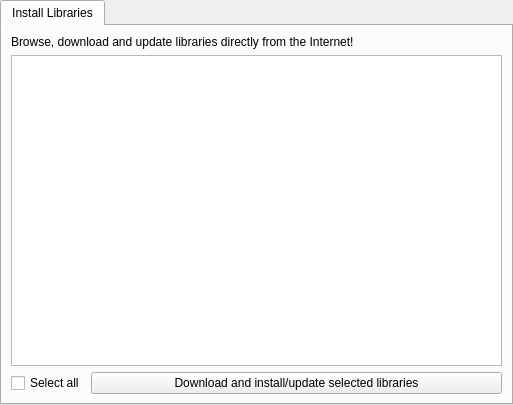
<?xml version="1.0" encoding="UTF-8"?>
<ui version="4.0">
 <class>librepcb::editor::AddLibraryWidget</class>
 <widget class="QWidget" name="librepcb::editor::AddLibraryWidget">
  <property name="geometry">
   <rect>
    <x>0</x>
    <y>0</y>
    <width>513</width>
    <height>405</height>
   </rect>
  </property>
  <property name="windowTitle">
   <string>Form</string>
  </property>
  <layout class="QVBoxLayout" name="verticalLayout">
   <property name="leftMargin">
    <number>0</number>
   </property>
   <property name="topMargin">
    <number>0</number>
   </property>
   <property name="rightMargin">
    <number>0</number>
   </property>
   <property name="bottomMargin">
    <number>0</number>
   </property>
   <item>
    <widget class="QTabWidget" name="tabWidget">
     <property name="currentIndex">
      <number>0</number>
     </property>
     <property name="movable">
      <bool>true</bool>
     </property>
     <widget class="QWidget" name="tabInstallLibraries">
      <attribute name="title">
       <string>Install Libraries</string>
      </attribute>
      <layout class="QVBoxLayout" name="verticalLayout_2">
       <item>
        <widget class="QLabel" name="label_13">
         <property name="text">
          <string>&lt;html&gt;&lt;head/&gt;&lt;body&gt;&lt;p&gt;Browse, download and update libraries directly from the Internet!&lt;/p&gt;&lt;/body&gt;&lt;/html&gt;</string>
         </property>
        </widget>
       </item>
       <item>
        <widget class="QListWidget" name="lstOnlineLibraries">
         <property name="verticalScrollMode">
          <enum>QAbstractItemView::ScrollMode::ScrollPerPixel</enum>
         </property>
        </widget>
       </item>
       <item>
        <layout class="QHBoxLayout" name="horizontalLayout_4" stretch="0,1">
         <item>
          <widget class="QCheckBox" name="cbxOnlineLibrariesSelectAll">
           <property name="text">
            <string>Select all</string>
           </property>
          </widget>
         </item>
         <item>
          <widget class="QPushButton" name="btnOnlineLibrariesDownload">
           <property name="text">
            <string>Download and install/update selected libraries</string>
           </property>
          </widget>
         </item>
        </layout>
       </item>
      </layout>
     </widget>
    </widget>
   </item>
  </layout>
 </widget>
 <resources/>
 <connections/>
</ui>
